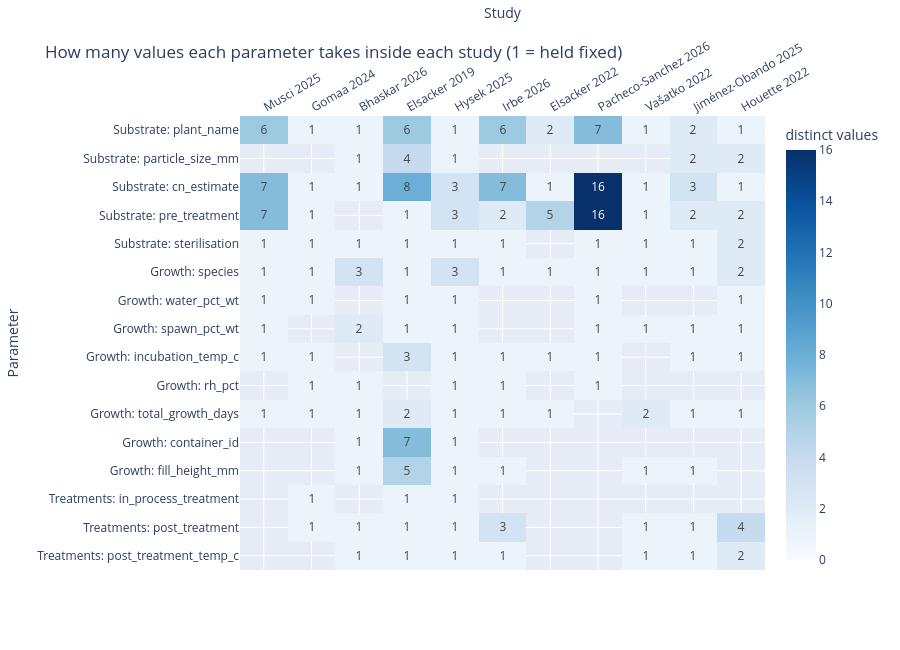

Notebook source saved alongside this figure:
### Markdown cell above
## 1. Overview: which parameters change inside each study

**Rows** are parameters, grouped as substrate, growth (fermentation) and treatments. **Columns** are studies.
**The number in a cell** is how many different values that parameter takes among the study's samples.

- **1 (pale)**: held fixed in that study. You cannot learn its effect from that study.
- **2 or more (dark)**: the study changed it, so its effect can be looked at *inside* that study.
- **blank**: not reported.

How to read it like a biologist: a dark cell is an experiment the authors ran for you. A parameter that is pale in every column but takes different values *between* columns (for example temperature) was never tested on its own. Its effect is tangled with the lab.

Pre-treatment is free text, so its count partly reflects how each paper describes the recipe.

### Code cell
PARAMS = {
    "Substrate": ["plant_name", "particle_size_mm", "cn_estimate", "pre_treatment", "sterilisation"],
    "Growth": ["species", "water_pct_wt", "spawn_pct_wt", "incubation_temp_c", "rh_pct",
               "total_growth_days", "container_id", "fill_height_mm"],
    "Treatments": ["in_process_treatment", "post_treatment", "post_treatment_temp_c"],
}
labels, counts = [], []
for group, cols in PARAMS.items():
    for col in cols:
        n = rows.groupby("study")[col].nunique()                 # distinct values per study
        reported = rows.groupby("study")[col].apply(lambda s: s.notna().any())
        counts.append(n.where(reported))                          # blank when never reported
        labels.append(f"{group}: {col}")
grid = pd.DataFrame(counts, index=labels)
grid = grid[[NAMES[k] for k in NAMES if NAMES[k] in grid.columns]]

fig = px.imshow(grid, text_auto=True, aspect="auto", color_continuous_scale="Blues",
                zmin=0, zmax=max(4, grid.max().max()),
                labels=dict(x="Study", y="Parameter", color="distinct values"),
                title="How many values each parameter takes inside each study (1 = held fixed)")
fig.update_xaxes(side="top", tickangle=-30)
fig.update_layout(height=650)
fig.show()

### Figure 1 — Plotly figure (JSON) as saved in the notebook; plotly's stock layout.template omitted (floating-point values rounded to 4 significant figures; data arrays with more than 128 entries replaced by an {"elided": "..."} marker saying what was removed)
{"data": [{"coloraxis": "coloraxis", "hovertemplate": "Study: %{x}<br>Parameter: %{y}<br>distinct values: %{z}<extra></extra>", "name": "0", "texttemplate": "%{z}", "type": "heatmap", "x": ["Musci 2025", "Gomaa 2024", "Bhaskar 2026", "Elsacker 2019", "Hysek 2025", "Irbe 2026", "Elsacker 2022", "Pacheco-Sanchez 2026", "Vašatko 2022", "Jiménez-Obando 2025", "Houette 2022"], "xaxis": "x", "y": ["Substrate: plant_name", "Substrate: particle_size_mm", "Substrate: cn_estimate", "Substrate: pre_treatment", "Substrate: sterilisation", "Growth: species", "Growth: water_pct_wt", "Growth: spawn_pct_wt", "Growth: incubation_temp_c", "Growth: rh_pct", "Growth: total_growth_days", "Growth: container_id", "Growth: fill_height_mm", "Treatments: in_process_treatment", "Treatments: post_treatment", "Treatments: post_treatment_temp_c"], "yaxis": "y", "z": {"elided": "16x11 float values"}}], "layout": {"coloraxis": {"autocolorscale": false, "cmax": 16, "cmin": 0, "colorbar": {"title": {"text": "distinct values"}}, "colorscale": [[0, "rgb(247,251,255)"], [0.125, "rgb(222,235,247)"], [0.25, "rgb(198,219,239)"], [0.375, "rgb(158,202,225)"], [0.5, "rgb(107,174,214)"], [0.625, "rgb(66,146,198)"], [0.75, "rgb(33,113,181)"], [0.875, "rgb(8,81,156)"], [1, "rgb(8,48,107)"]]}, "height": 650, "title": {"text": "How many values each parameter takes inside each study (1 = held fixed)"}, "xaxis": {"anchor": "y", "domain": [0, 1], "side": "top", "tickangle": -30, "title": {"text": "Study"}}, "yaxis": {"anchor": "x", "autorange": "reversed", "domain": [0, 1], "title": {"text": "Parameter"}}}}
